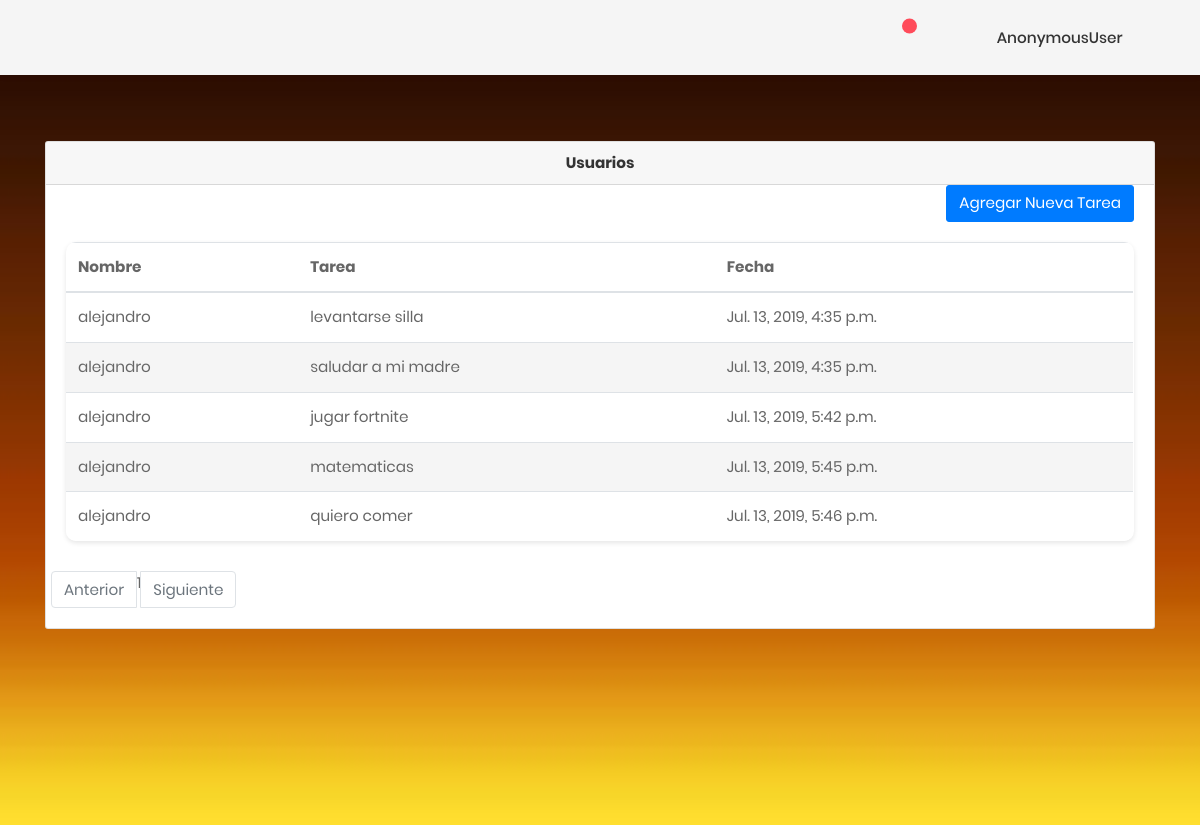
The page /Inicio_Encargado/Ver_Horario/15 on the database its author committed.
### Core/models.py (models this page shows)
class Horario(models.Model):
    Usuario = models.ForeignKey(Persona, on_delete=models.CASCADE)
    Fecha = models.DateTimeField(default=timezone.now)
    Mensaje = models.CharField(max_length = 50,null=True,blank=True)

class Persona(models.Model):
    Usuario = models.OneToOneField(User, on_delete=models.CASCADE)
    Rut = models.CharField(max_length=20,null=True,blank=True)
    Telefono_C = models.CharField(max_length = 50,null=True,blank=True)
    Telefono_F = models.CharField(max_length = 50,null=True,blank=True)
    Cargo = models.CharField(max_length = 100,null=True,blank=True)
    Direccion = models.CharField(max_length = 400, null=True,blank=True)
    Comuna = models.CharField(max_length = 50, null=True,blank=True)
    Ciudad = models.CharField(max_length = 50,null=True,blank=True)
    Tipo = models.CharField(
        max_length = 2,
        choices=(
            ('EN', 'Encargado'),
            ('TR', 'Trabajador'),),
        null=True,blank=True)

### Encargado/views.py (the view)
# urls.py: path('Ver_Horario/<int:pk>', views.Ver_Horario, name="Ver_Horario"),
def Ver_Horario(request,pk):
	data = {}
	persona = Persona.objects.get(pk = pk)
	horario = Horario.objects.filter(Usuario = persona)
	paginator = Paginator(horario, 15)
	page = request.GET.get('page')
	contacts = paginator.get_page(page)
	data["contacts"] = contacts
	data["pk"] = pk
	return render(request,"Encargado/ver_horario.html",data)

### Template/Encargado/ver_horario.html (shortened to what this page needs)
{% extends "Partials/_Base.html" %}
{% load static %}
{% block Content %}
<div class="section__content section__content--p30">
	<div class="container-fluid">
		<div class="row">
			<div class="col-md">
				<div class="card">
					<div class="card-header" style="text-align: center;">
						<h2>Usuarios</h2>
					</div>
					<div style="text-align: right;padding-right:20px;">
						<button data-toggle="modal" data-target="#Agregar_Tarea" class="btn btn-primary">Agregar Nueva Tarea</button>
					</div>
					<div class="card-body">
						<div class="table-responsive table--no-card m-b-30">
							<table class="table table-striped">
								<thead>
									<tr>
										<th>Nombre</th>
										<th>Tarea</th>
										<th>Fecha</th>
									</tr>
								</thead>
								<tbody>
									{% for i in contacts %}
									<tr>
										<td>{{i.Usuario.Usuario.username}}</td>
										<td>{{i.Mensaje}}</td>
										<td>{{i.Fecha}}</td>
									</tr>
									{% endfor %}
								</tbody>
							</table>
						</div>
						<div class="row">
					      <ul class="pagination">
					        {% if contacts.has_previous %}
					        <li class="page-item">
					          <a class="page-link" href="?page={{ contacts.previous_page_number }}{{searchFilter}}">Anterior</a>
					        </li>
					        {% else %}
					        <li class="page-item disabled">
					          <a class="page-link">Anterior</a>
					        </li>
					        {% endif %}  {% for i in contacts.paginator.page_range %} {% if contacts.number == i %}
					        <li class="active"><span>{{ i }} <span class="sr-only">(current)</span></span></li>
					        {% elif i > contacts.number|add:'-5' and i < contacts.number|add:'5' %} <li><a href="?page={{ i }}{{searchFilter}}">{{i}}</a></li>
					          {% endif %} {% endfor %}  {% if contacts.has_next %}
					          <li class="page-item">
					            <a class="page-link" href="?page={{ contacts.next_page_number }}{{searchFilter}}">Siguiente</a>
					          </li>
					          {% else %}
					          <li class="page-item disabled">
					            <a class="page-link">Siguiente</a>
					          </li>
					          {% endif %}
					      </ul>
					    </div>
					</div>
				</div>
			</div>
		</div>
	</div>
</div>
{% endblock Content %}

### Template/Partials/_Base.html (shortened to what this page needs)
{% load static %}
<!DOCTYPE html>
<html lang="es">
<head>
    <link href="{% static 'css/font-face.css' %}" rel="stylesheet" media="all">
    <link href="{% static 'vendor/font-awesome-4.7/css/font-awesome.min.css' %}" rel="stylesheet" media="all">
    <link href="{% static 'vendor/font-awesome-5/css/fontawesome-all.min.css' %}" rel="stylesheet" media="all">
    <link href="{% static 'vendor/mdi-font/css/material-design-iconic-font.min.css' %}" rel="stylesheet" media="all">
    <link href="{% static 'vendor/bootstrap-4.1/bootstrap.min.css' %}" rel="stylesheet" media="all">
    <link href="{% static 'vendor/animsition/animsition.min.css' %}" rel="stylesheet" media="all">
    <link href="{% static 'vendor/bootstrap-progressbar/bootstrap-progressbar-3.3.4.min.css' %}" rel="stylesheet" media="all">
    <link href="{% static 'vendor/wow/animate.css' %}" rel="stylesheet" media="all">
    <link href="{% static 'vendor/css-hamburgers/hamburgers.min.css' %}" rel="stylesheet" media="all">
    <link href="{% static 'vendor/slick/slick.css' %}" rel="stylesheet" media="all">
    <link href="{% static 'vendor/select2/select2.min.css' %}" rel="stylesheet" media="all">
    <link href="{% static 'vendor/perfect-scrollbar/perfect-scrollbar.css' %}" rel="stylesheet" media="all">
    <link href="{% static 'css/theme.css' %}" rel="stylesheet" media="all">
</head>
<body class="animsition" >
        <div class="page-container">
            <header class="header-desktop" >
                {% include "Partials/_Header.html" %}
            </header>
            <div class="main-content" >
                {% block Content %}
                {% endblock Content %}
            </div>
        </div>
</body>
</html>

### Template/Partials/_SidebarLeft.html (shortened to what this page needs)
{% load static %}

### Template/Partials/_Header.html (shortened to what this page needs)
{% load static %}
    <div class="section__content section__content--p30" style="background-color: ">
        <div class="container-fluid">
            <div class="container-fluid">
                <div class="header-wrap">
                    <div class="header-button">
                        <div class="noti-wrap">
                            <div class="noti__item js-item-menu">
                                <i class="zmdi zmdi-email"></i>
                                <span class="quantity">{{total_mensajes}}</span>
                            </div>
                        </div>
                        <div class="account-wrap">
                            <div class="account-item clearfix js-item-menu">
                                <div class="image">
                                </div>
                                <div class="content">
                                    <a class="js-acc-btn" href="#">{{request.user}}</a>
                                </div>
                            </div>
                        </div>
                    </div>
                </div>
            </div>
        </div>
    </div>

### rows shown on the page
Horario: Usuario.Usuario.username "alejandro", Mensaje "levantarse silla", Fecha "Jul. 13, 2019, 4:35 p.m."
Horario: Usuario.Usuario.username "alejandro", Mensaje "saludar a mi madre", Fecha "Jul. 13, 2019, 4:35 p.m."
Horario: Usuario.Usuario.username "alejandro", Mensaje "jugar fortnite", Fecha "Jul. 13, 2019, 5:42 p.m."
Horario: Usuario.Usuario.username "alejandro", Mensaje "matematicas", Fecha "Jul. 13, 2019, 5:45 p.m."
Horario: Usuario.Usuario.username "alejandro", Mensaje "quiero comer", Fecha "Jul. 13, 2019, 5:46 p.m."

### other values the page prints
{{ request.user }} "AnonymousUser"
{{ i }} "1"
